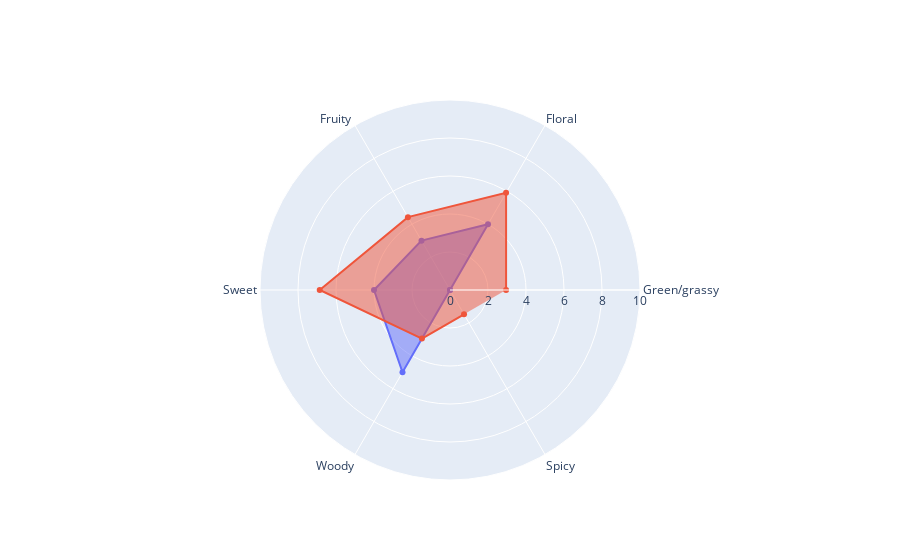

Notebook source saved alongside this figure:
### Markdown cell above
##### *compare OSAs with available panelist data for found MS-OSAs*

meaning MS-OSA flavorprofile + a part of the panelist profile

### Code cell
compare_profiles(OSA_plotting_000920, panelist_scores_000920)

### Figure 1 — Plotly figure (JSON) as saved in the notebook; plotly's stock layout.template omitted (floating-point values rounded to 4 significant figures)
{"data": [{"fill": "toself", "name": "panelist", "r": [0, 4, 3, 4, 5, 0], "theta": ["Green/grassy", "Floral", "Fruity ", "Sweet", "Woody", "Spicy"], "type": "scatterpolar"}, {"fill": "toself", "name": "MS_prediction", "r": [2.952, 5.904, 4.428, 6.857, 2.952, 1.476], "theta": ["Green/grassy", "Floral", "Fruity ", "Sweet", "Woody", "Spicy"], "type": "scatterpolar"}], "layout": {"polar": {"radialaxis": {"range": [0, 10], "visible": true}}, "showlegend": false}}
